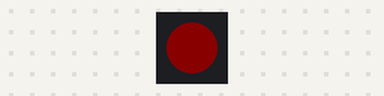
Simulated run of this program. Board: ESP32. Shown: 1 RGB LEDs in strip order, left to right. Dim RGB values are drawn brighter than linear.

Above: at 0.3 s.
At 2.1 s:
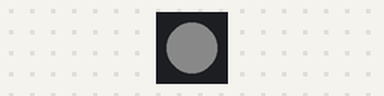
At 3.9 s:
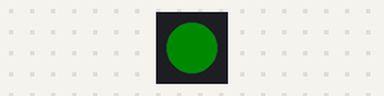
At 5.7 s:
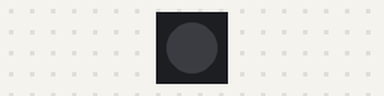
Timing chart, 0 to 6.9 s (numbered marks = the images above):
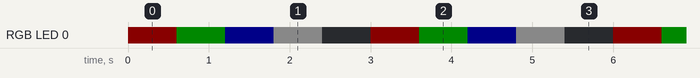

The program:

main.cpp
```cpp
// Converted from Sketch_02.1_LedPixel.ino (Freenove FNK0104B tutorial, chapter 2.1)
#include <Arduino.h>
#include "Freenove_WS2812_Lib_for_ESP32.h"

#define FNK0104AB_2P8_240x320_ILI9341
//#define FNK0104N_3P5_320x480_ST77922
//#define FNK0104S_4P0_320x480_ST7796

#ifdef FNK0104N_3P5_320x480_ST77922
 #define LEDS_PIN   40
#else
 #define LEDS_PIN   42
#endif
#define LEDS_COUNT 1
#define CHANNEL    0

Freenove_ESP32_WS2812 strip = Freenove_ESP32_WS2812(LEDS_COUNT, LEDS_PIN, CHANNEL, TYPE_GRB);

uint8_t m_color[5][3] = { { 255, 0, 0 }, { 0, 255, 0 }, { 0, 0, 255 }, { 255, 255, 255 }, { 0, 0, 0 } };
int delayval = 100;

void setup() {
  strip.begin();
  strip.setBrightness(10);
}
void loop() {
  for (int j = 0; j < 5; j++) {
    for (int i = 0; i < LEDS_COUNT; i++) {
      strip.setLedColorData(i, m_color[j][0], m_color[j][1], m_color[j][2]);
      strip.show();
      delay(delayval);
    }
    delay(500);
  }
}
```

Measured:
- by itself, RGB LED 0: repeats every 3.0 s: RGB(0, 10, 0) 0.60 s, RGB(0, 0, 10) 0.60 s, RGB(10, 10, 10) 0.60 s, off 0.60 s, RGB(10, 0, 0) 0.60 s
- by itself, everything shown: repeats every 3.0 s, in 5 steps
